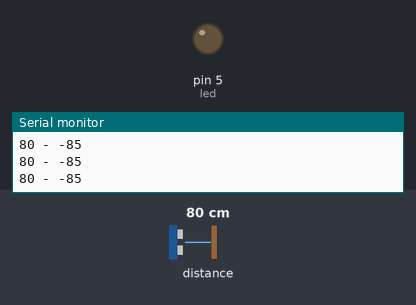
A sketch run on a simulated Arduino Uno, built with avr-gcc and run on an emulated ATmega328P. On the bench: output pins drawn as LEDs (lit = HIGH), the last lines printed to the serial monitor. Inputs (shaded band) come from the test bench; at power-on: distance to the obstacle 80 cm.

Above: at 1.2 s.
1.3 s: distance to the obstacle set to 2 cm
At 2.4 s:
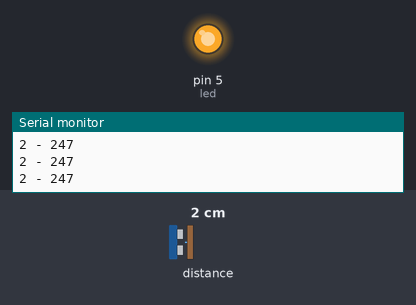
2.8 s: distance to the obstacle set to 18 cm
At 3.1 s:
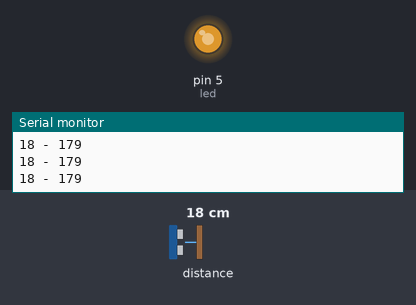
4.3 s: distance to the obstacle set to 35 cm
At 4.8 s:
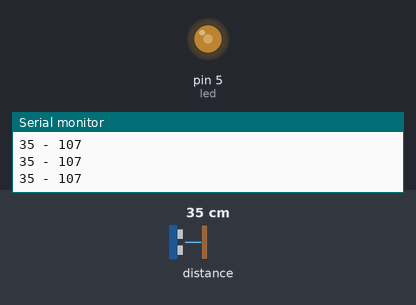
Timing chart, 0 to 7.3 s (numbered marks = the images above; inputs shaded):
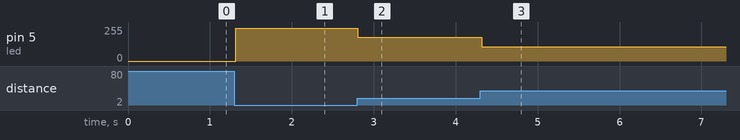

Measured:
- after the input at 1.3 s, pin 5 (led): 0/255 → 247/255 at once
- after the input at 2.8 s, pin 5 (led): 247/255 → 179/255 at once
- after the input at 4.3 s, pin 5 (led): 179/255 → 107/255 at once

The sketch:

07_Distance2LED.ino
```cpp
/*

  Example taken / adapted from Seeestudio Wiki
  for the Grove Ultrasonic Ranger
  https://wiki.seeedstudio.com/Grove-Ultrasonic_Ranger/
  adapted to work with Arduino Grove Carrier (on MKR1010)

  https://www.arduino.cc/en/Guide/MKRConnectorCarrier

  by Davide Gomba for the Fluid Networks Workshop

  Library here
  https://github.com/Seeed-Studio/Seeed_Arduino_UltrasonicRanger/archive/master.zip

  Install Library Sketch>include Library> Add Zip Library

  Add Ultrasonic Ragnfinder to pin D0 of MKR Carrier
  Add LED / Pushbutton to pin D5-D6 of MKR Carrier


*/

#include "Ultrasonic.h"

int led = 5;

Ultrasonic ultrasonic(0);

int val;    // variable to host the value

void setup()
{
  Serial.begin(9600);
  pinMode(led, OUTPUT);

}
void loop()
{
  long RangeInCentimeters;
  RangeInCentimeters = ultrasonic.MeasureInCentimeters(); // two measurements should keep an interval
  Serial.print(RangeInCentimeters);//0~400cm

  // Distance (measures under 1 meter)
  // Is represented through Light
  // Above one meter, do nothing!

  val = map(RangeInCentimeters, 0, 60, 255, 0);  // mapping values

  Serial.print(" - ");
  Serial.println(val);// Priting the Value

  if (RangeInCentimeters > 60) { // if the distance is above 60 cm...

    analogWrite(led, 0); // keep the LED switched off

  } else { // otherwise

    analogWrite(led, val); //light up the LED on its val value

  }

  delay(25);
}
```
